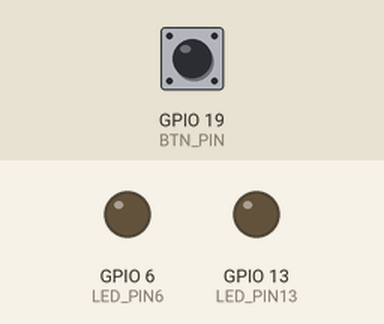
Simulated run of this program. Board: Raspberry Pi (BCM pin numbers). Parts: output pins drawn as LEDs (lit = HIGH). Inputs (shaded band) come from the test bench; at power-on: GPIO 19 (BTN_PIN) LOW.

Above: at 1.2 s.
1.3 s: GPIO 19 (BTN_PIN) pulled HIGH for 0.15 s
At 1.37 s:
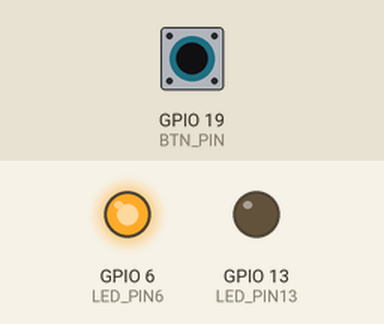
2.9 s: GPIO 19 (BTN_PIN) pulled HIGH for 3.2 s
At 7.3 s:
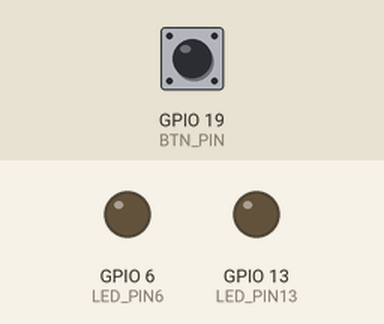
Timing chart, 0 to 8.8 s (numbered marks = the images above; inputs shaded):
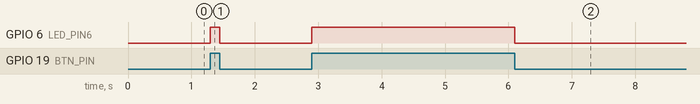

The program:

4a.py
```python
#bron powerpoint van Hardware Interfacing periode 6 les 2
import RPi.GPIO as GPIO

LED_PIN6 = 6
LED_PIN13 = 13
BTN_PIN = 19


GPIO.setmode(GPIO.BCM)
GPIO.setup(LED_PIN6, GPIO.OUT)
GPIO.setup(LED_PIN13, GPIO.OUT)
GPIO.setup(BTN_PIN, GPIO.IN, GPIO.PUD_DOWN)

#als de knop wordt ingedrukt gaat de led aan anders staat deze uit
while True:
    buttonState = GPIO.input(BTN_PIN)

    if buttonState == GPIO.HIGH:
        GPIO.output(LED_PIN6, GPIO.HIGH)
    else:
        GPIO.output(LED_PIN6, GPIO.LOW)
```

Measured:
- after the input at 1.3 s, GPIO 6 (LED_PIN6): LOW → HIGH at once, → LOW 0.15 s later
- after the input at 2.9 s, GPIO 6 (LED_PIN6): LOW → HIGH at once, → LOW 3.2 s later
